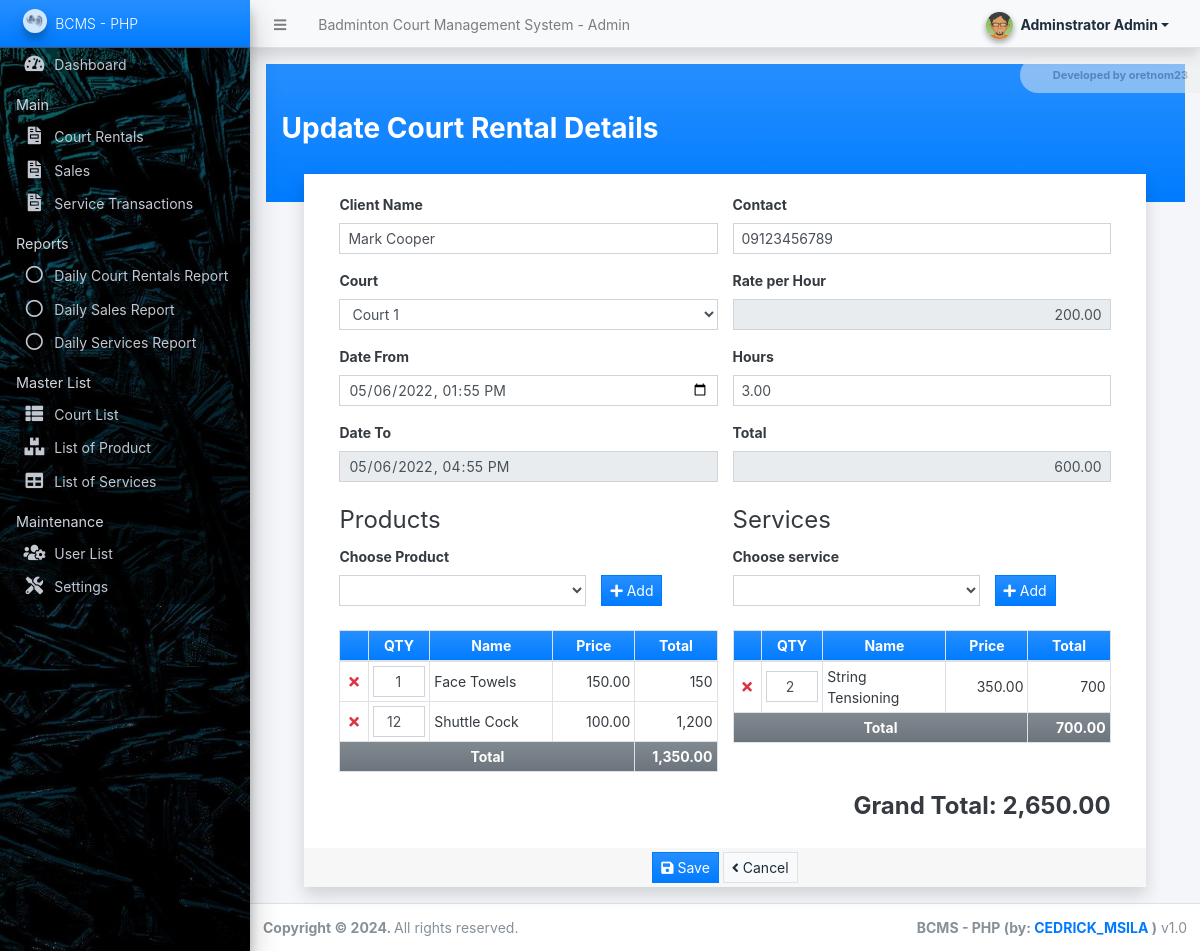
Page /admin/?page=court_rentals/manage_court_rental&id=2 (signed in) on the committed database.
### tables this page shows
CREATE TABLE `sales_transaction_items` (
  `sales_transaction_id` int(30) NOT NULL,
  `product_id` int(30) NOT NULL,
  `price` float(12,2) NOT NULL DEFAULT 0.00,
  `quantity` int(30) NOT NULL DEFAULT 0
);

CREATE TABLE `product_list` (
  `id` int(30) NOT NULL,
  `name` text NOT NULL,
  `price` float(12,2) NOT NULL DEFAULT 0.00,
  `status` tinyint(1) NOT NULL DEFAULT 1,
  `delete_flag` tinyint(1) NOT NULL DEFAULT 0,
  `date_created` datetime NOT NULL DEFAULT current_timestamp(),
  `date_updated` datetime NOT NULL DEFAULT current_timestamp() ON UPDATE current_timestamp()
);

CREATE TABLE `service_transaction_items` (
  `service_transaction_id` int(30) NOT NULL,
  `service_id` int(30) NOT NULL,
  `price` float(12,2) NOT NULL DEFAULT 0.00,
  `quantity` int(30) NOT NULL DEFAULT 0
);

CREATE TABLE `service_list` (
  `id` int(30) NOT NULL,
  `name` text NOT NULL,
  `price` float(12,2) NOT NULL DEFAULT 0.00,
  `status` tinyint(1) NOT NULL DEFAULT 1,
  `delete_flag` tinyint(1) NOT NULL DEFAULT 0,
  `date_created` datetime NOT NULL DEFAULT current_timestamp(),
  `date_updated` datetime NOT NULL DEFAULT current_timestamp() ON UPDATE current_timestamp()
);

### config.php (called while the page is built, shortened)
<?php
function format_num($number = '' , $decimal = ''){
    if(is_numeric($number)){
        $ex = explode(".",$number);
        $decLen = isset($ex[1]) ? strlen($ex[1]) : 0;
        if(is_numeric($decimal)){
            return number_format($number,$decimal);
        }else{
            return number_format($number,$decLen);
        }
    }else{
        return "Invalid Input";
    }
}
?>

### admin/court_rentals/manage_court_rental.php (the view, shortened to what this page needs)
<?php
$gtotal = 0;
?>
<div class="mx-0 py-5 px-3 mx-ns-4 bg-gradient-primary">
	<h3><b><?= isset($id) ? "Update Court Rental Details" : "Create New Court Rental" ?></b></h3>
</div>
<div class="row justify-content-center" style="margin-top:-2em;">
	<div class="col-lg-11 col-md-11 col-sm-12 col-xs-12">
		<div class="card rounded-0 shadow">
			<div class="card-body">
				<div class="container-fluid">
					<div class="container-fluid">
						<form action="" id="court_rental-form">
							<div class="row">
								<div class="form-group col-lg-6 col-md-6 col-sm-12 col-xs-12 mb-3">
									<label for="client_name" class="control-label">Client Name</label>
									<input type="text" class="form-control form-control-sm rounded-0" id="client_name" name="client_name" value="<?= isset($client_name) ? $client_name : '' ?>" required="required">
								</div>
								<div class="form-group col-lg-6 col-md-6 col-sm-12 col-xs-12 mb-3">
									<label for="contact" class="control-label">Contact</label>
									<input type="text" class="form-control form-control-sm rounded-0" id="contact" name="contact" value="<?= isset($contact) ? $contact : '' ?>" required="required">
								</div>
							</div>
							<div class="row">
								<div class="form-group col-lg-6 col-md-6 col-sm-12 col-xs-12 mb-3">
									<label for="court_id" class="control-label">Court</label>
									<select name="court_id" id="court_id" class="form-control form-control-sm rounded-0" required="required">
										<?php
										$court_qry = $conn->query("SELECT * FROM `court_list` where delete_flag = 0 and `status` = 1 and id not in (SELECT court_id FROM `court_rentals` where `status` = 0) ".(isset($court_id) && $court_id > 0 ? "or id = '{$court_id}'" : "")." order by `name` asc");
										while($row = $court_qry->fetch_assoc()):
										?>
										<option value="<?= $row['id'] ?>" data-price="<?= $row['price'] ?>" <?= isset($court_id) && $court_id == $row['id'] ? 'selected' : '' ?>><?= $row['name'] ?></option>
										<?php endwhile; ?>
									</select>
								</div>
								<div class="form-group col-lg-6 col-md-6 col-sm-12 col-xs-12 mb-3">
									<label for="court_price" class="control-label">Rate per Hour</label>
									<input type="text" class="form-control form-control-sm rounded-0 text-right" id="court_price" name="court_price" value="<?= isset($court_price) ? $court_price : 0 ?>" readonly>
								</div>
							</div>
							<div class="row">
								<div class="form-group col-lg-6 col-md-6 col-sm-12 col-xs-12 mb-3">
									<label for="datetime_start" class="control-label">Date From</label>
									<input type="datetime-local" class="form-control form-control-sm rounded-0" id="datetime_start" name="datetime_start" value="<?= isset($datetime_start) ? date("Y-m-d\TH:i", strtotime($datetime_start)) : '' ?>" max = "<?= date("Y-m-d\TH:i") ?>" required="required">
								</div>
								<div class="form-group col-lg-6 col-md-6 col-sm-12 col-xs-12 mb-3">
									<label for="hours" class="control-label">Hours</label>
									<input type="number" min="1" class="form-control form-control-sm rounded-0" id="hours" name="hours" value="<?= isset($hours) ? $hours : 1 ?>" required="required">
								</div>
								<div class="form-group col-lg-6 col-md-6 col-sm-12 col-xs-12 mb-3">
									<label for="datetime_end" class="control-label">Date To</label>
									<input type="datetime-local" class="form-control form-control-sm rounded-0" id="datetime_end" name="datetime_end" value="<?= isset($datetime_end) ? date("Y-m-d\TH:i", strtotime($datetime_end)) : '' ?>" max = "<?= date("Y-m-d\TH:i") ?>"  readonly>
								</div>
								<div class="form-group col-lg-6 col-md-6 col-sm-12 col-xs-12 mb-3">
									<label for="total" class="control-label">Total</label>
									<input type="text" class="form-control form-control-sm rounded-0 text-right" id="total" name="total" value="<?= isset($total) ? $total : 0 ?>" readonly>
									<?php $gtotal += (isset($total) ? ($total) : 0) ?>
								</div>
							</div>
							<div class="row">
								<div class="col-lg-6 col-md-6 col-sm-12 col-xs-12">
									<fieldset>
										<legend>Products</legend>
										<div class="row align-items-end mb-2">
											<div class="form-group col-lg-8 col-md-8 col-sm-12 col-xs-12">
												<label for="product" class="control-label">Choose Product</label>
												<select type="text" class="form-control form-control-sm rounded-0" id="product">
													<option value="" selected disabled></option>
													<?php
													$products = $conn->query("SELECT * FROM `product_list` where delete_flag = 0 and `status` = 1 order by `name` asc");
													while($row = $products->fetch_array()):
													?>
													<option value="<?= $row['id'] ?>" data-price="<?= $row['price'] ?>"><?= $row['name'] ?></option>
													<?php endwhile; ?>
											</div>
											<div class="form-group col-lg-4 col-md-4 col-sm-12 col-xs-12">
												<button class="btn btn-primary bg-gradient-primary btn-sm rounded-0" type="button" id="add_product"><i class="fa fa-plus"></i> Add</button>
											</div>
										</div>
										<table class="table table-bordered" id="product-list">
											<colgroup>
												<col width="5%">
												<col width="15%">
												<col width="30%">
												<col width="20%">
												<col width="20%">
											</colgroup>
											<thead>
												<tr class="bg-gradient-primary">
													<th class="px-2 py-1 text-center"></th>
													<th class="px-2 py-1 text-center">QTY</th>
													<th class="px-2 py-1 text-center">Name</th>
													<th class="px-2 py-1 text-center">Price</th>
													<th class="px-2 py-1 text-center">Total</th>
												</tr>
											</thead>
											<tbody>
												<?php
												$total = 0;
												if(isset($id)):
													$sales = $conn->query("SELECT s.*, p.name as product FROM `sales_transaction_items` s inner join `product_list` p on s.product_id = p.id where s.sales_transaction_id in (SELECT id FROM `sales_transaction` where court_rental_id = '{$id}')");
													while($row = $sales->fetch_assoc()):
														$total += $row['quantity'] * $row['price'];
												?>
												<tr>
													<td class="p-1 align-middle text-center">
														<a href="javascript:void(0)" class="p-1 text-decoration-none text-danger rem_prod"><i class="fa fa-times"></i></a>
													</td>
													<td class="p-1 align-middle text-center">
														<input type="number" min="1" value= '<?= $row['quantity'] ?>' class="form-control form-control-sm rounded-0 text-right" name="product_quantity[]">
													</td>
													<td class="p-1 align-middle product_name"><?= $row['product'] ?></td>
													<td class="p-1 align-middle product_price text-right"><?= format_num($row['price']) ?></td>
													<td class="p-1 align-middle product_total text-right"><?= format_num($row['price'] * $row['quantity']) ?></td>
												</tr>
												<?php endwhile; ?>
												<?php endif; ?>
											</tbody>
											<tfoot>
												<tr class="bg-gradient-secondary">
													<th class="p-1 text-center align-middle" colspan="4">Total</th>
													<th class="p-1 text-right align-middle product_gtotal"><?= format_num($total, 2) ?></th>
													<?php $gtotal += (isset($total) ? ($total) : 0) ?>
												</tr>
											</tfoot>
										</table>
									</fieldset>
								</div>
								<div class="col-lg-6 col-md-6 col-sm-12 col-xs-12">
									<fieldset>
										<legend>Services</legend>
										<div class="row align-items-end mb-2">
											<div class="form-group col-lg-8 col-md-8 col-sm-12 col-xs-12">
												<label for="service" class="control-label">Choose service</label>
												<select type="text" class="form-control form-control-sm rounded-0" id="service">
													<option value="" selected disabled></option>
													<?php
													$services = $conn->query("SELECT * FROM `service_list` where delete_flag = 0 and `status` = 1 order by `name` asc");
													while($row = $services->fetch_array()):
													?>
													<option value="<?= $row['id'] ?>" data-price="<?= $row['price'] ?>"><?= $row['name'] ?></option>
													<?php endwhile; ?>
											</div>
											<div class="form-group col-lg-4 col-md-4 col-sm-12 col-xs-12">
												<button class="btn btn-primary bg-gradient-primary btn-sm rounded-0" type="button" id="add_service"><i class="fa fa-plus"></i> Add</button>
											</div>
										</div>
										<table class="table table-bordered" id="service-list">
											<colgroup>
												<col width="5%">
												<col width="15%">
												<col width="30%">
												<col width="20%">
												<col width="20%">
											</colgroup>
											<thead>
												<tr class="bg-gradient-primary">
													<th class="px-2 py-1 text-center"></th>
													<th class="px-2 py-1 text-center">QTY</th>
													<th class="px-2 py-1 text-center">Name</th>
													<th class="px-2 py-1 text-center">Price</th>
													<th class="px-2 py-1 text-center">Total</th>
												</tr>
											</thead>
											<tbody>
												<?php
												$total = 0;
												if(isset($id)):
													$services = $conn->query("SELECT st.*, s.name as `service` FROM `service_transaction_items` st inner join `service_list` s on st.service_id = s.id where st.service_transaction_id in (SELECT id FROM `service_transaction` where court_rental_id = '{$id}')");
													while($row = $services->fetch_assoc()):
														$total += $row['quantity'] * $row['price'];
												?>
												<tr>
													<td class="p-1 align-middle text-center">
														<a href="javascript:void(0)" class="p-1 text-decoration-none text-danger rem_prod"><i class="fa fa-times"></i></a>
													</td>
													<td class="p-1 align-middle text-center">
														<input type="number" min="1" value= '<?= $row['quantity'] ?>' class="form-control form-control-sm rounded-0 text-right" name="service_quantity[]">
													</td>
													<td class="p-1 align-middle service_name"><?= $row['service'] ?></td>
													<td class="p-1 align-middle service_price text-right"><?= format_num($row['price']) ?></td>
													<td class="p-1 align-middle service_total text-right"><?= format_num($row['price'] * $row['quantity']) ?></td>
												</tr>
												<?php endwhile; ?>
												<?php endif; ?>
											</tbody>
											<tfoot>
												<tr class="bg-gradient-secondary">
													<th class="p-1 text-center align-middle" colspan="4">Total</th>
													<th class="p-1 text-right align-middle service_gtotal"><?= format_num($total, 2) ?></th>
													<?php $gtotal += (isset($total) ? ($total) : 0) ?>
												</tr>
											</tfoot>
										</table>
									</fieldset>
								</div>
							</div>
							<div class="text-right">
								<h4 class="text-right font-weight-bolder">Grand Total: <span id="gtotal"><?= format_num($gtotal, 2) ?></span></h4>
							</div>
						</form>
					</div>
				</div>
			</div>
			<div class="card-footer py-1 text-center">
				<button class="btn btn-primary btn-sm bg-gradient-primary rounded-0" form="court_rental-form"><i class="fa fa-save"></i> Save</button>
				<a class="btn btn-light btn-sm bg-gradient-light border rounded-0" href="./?page=court_rentals"><i class="fa fa-angle-left"></i> Cancel</a>
			</div>
		</div>
	</div>
</div>

### rows in the picture
sales_transaction_items: quantity "1", product.name "Face Towels", price "150.00", format_num($row['price'] * $row['quantity']) "150"
sales_transaction_items: quantity "12", product.name "Shuttle Cock", price "100.00", format_num($row['price'] * $row['quantity']) "1,200"
service_transaction_items: quantity "2", service.name "String Tensioning", price "350.00", format_num($row['price'] * $row['quantity']) "700"

### other values in the picture
$_settings->info('name') "Badminton Court Management System"
$_settings->userdata('firstname').' '.$_settings->userdata('lastname') "Adminstrator Admin"
$_settings->info('short_name') "BCMS - PHP"
format_num($total, 2) "1,350.00"
format_num($total, 2) "700.00"
format_num($gtotal, 2) "2,650.00"
form field court_id "Court 1"
